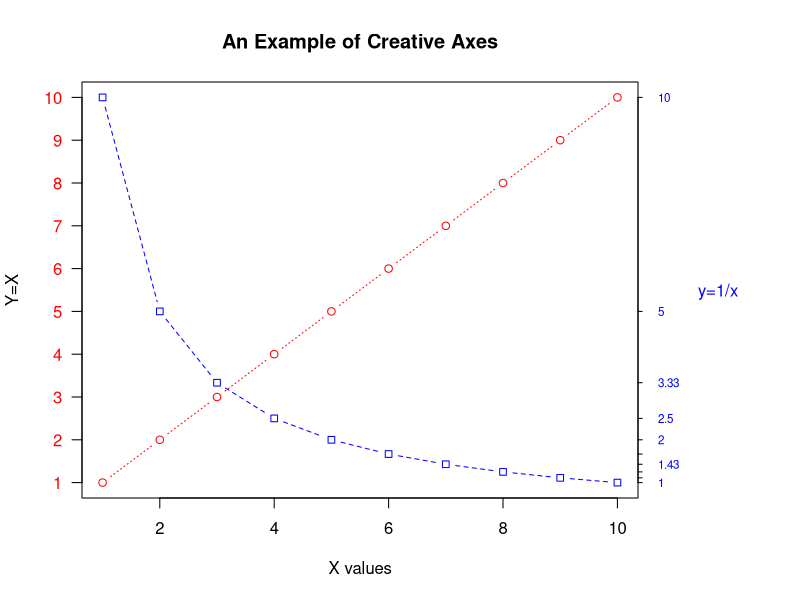

The R source for this figure:
#data1s <- paste0(names[data_subset], "_", 1:num_timechunks, " <- readRDS(file = ", '"', run_number_directory, "/", strsplit(run_number_directory, "-GMT-")[[1]][2], "-", 1:num_timechunks, "-", names[data_subset], ".RData", '"', ")")
#cat(data1s, file = "data_subset.R", sep = "\n")
#source("data_subset.R")

#thing_1 <- paste0("stuff1 <- getwd()")
#thing_2 <- paste0("stuff2 <- getwd()")
#thing_3 <- paste0("stuff3 <- readRDS(file = \"", run_number_directory, "/variable-store-", 1:num_timechunks, "-", names[data_subset], ".RData)")
#eval(parse(text=c(thing_1, thing_2)))
#rm(stuff1,stuff2,thing_1,thing_2)


#thing <- paste0()

#for(data_subset in 1:4) {
#  for(i in 1:num_timechunks) {
#    variable_killer <- paste0("rm(", names[1:4], "_", 1:num_timechunks, ")")
#  }
#}

#for(i in 1:4) {
#  thing <- paste0("variable_killer", i, " <- rm(", old_names[i], "_", 1:num_timechunks, ")")
#  blah <- past
#  stuff <- paste0("rm(variable_killer", i)
#  eval(parse(text=c(thing, stuff)))
#}
### FINAL SUCCESSFUL REMOVE OPTION
#for(i in 1:4) {
#  thing <- paste0("rm(", old_names[i], "_", 1:num_timechunks, ")")
#  eval(parse(text=thing))
#}

# Create the base plotting window
# type = "n" does not plot the points
# Set the background color to "yellow"
#par(bg = "yellow")
#plot(1:10, type = "n")
number_of_runs <- 10
cat(number_of_runs, file = "number_of_runs.txt", append = F)

# A Silly Axis Example

# specify the data 
x <- c(1:10); y <- x; z <- 10/x

# create extra margin room on the right for an axis 
par(mar=c(5, 4, 4, 8) + 0.1)

# plot x vs. y 
plot(x, y,type="b", pch=21, col="red", 
     yaxt="n", lty=3, xlab="", ylab="")

# add x vs. 1/x 
lines(x, z, type="b", pch=22, col="blue", lty=2)

# draw an axis on the left 
axis(2, at=x,labels=x, col.axis="red", las=2)

# draw an axis on the right, with smaller text and ticks 
axis(4, at=z,labels=round(z,digits=2),
     col.axis="blue", las=2, cex.axis=0.7, tck=-.01)

# add a title for the right axis 
mtext("y=1/x", side=4, line=3, cex.lab=1,las=2, col="blue")

# add a main title and bottom and left axis labels 
title("An Example of Creative Axes", xlab="X values",
      ylab="Y=X")
